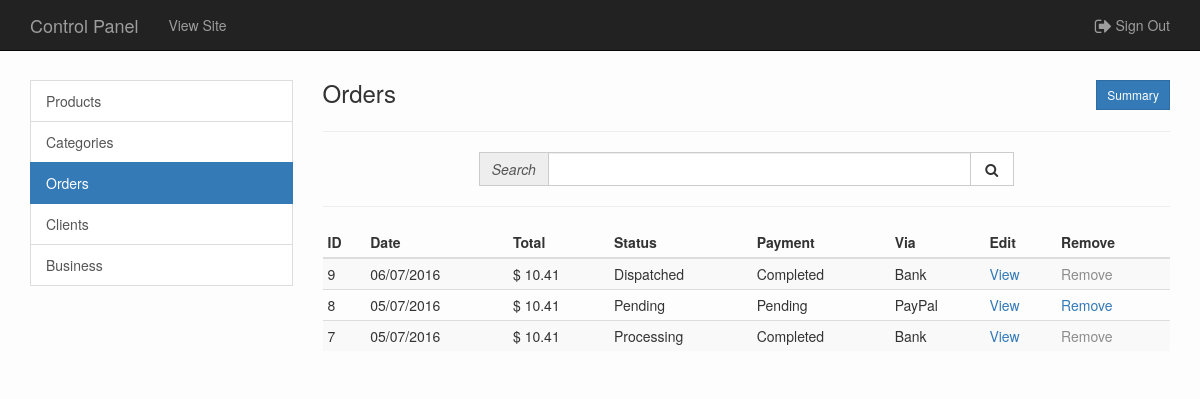
/admin/?page=orders (signed in), run on the app's committed database.
### tables this page shows
CREATE TABLE `orders` (
  `id` int NOT NULL AUTO_INCREMENT,
  `client` int NOT NULL,
  `vat_rate` decimal(5,2) NOT NULL,
  `vat` decimal(8,2) NOT NULL,
  `subtotal` decimal(8,2) NOT NULL,
  `total` decimal(8,2) NOT NULL,
  `date` timestamp NOT NULL DEFAULT CURRENT_TIMESTAMP ON UPDATE CURRENT_TIMESTAMP,
  `type` tinyint(1) DEFAULT NULL,
  `status` int NOT NULL DEFAULT '1',
  `pp_status` tinyint(1) NOT NULL DEFAULT '0',
  `txn_id` varchar(100) DEFAULT NULL,
  `payment_status` varchar(100) DEFAULT NULL,
  `response` varchar(100) DEFAULT NULL,
  `ipn` text,
  `notes` text,
  PRIMARY KEY (`id`),
  KEY `client` (`client`),
  KEY `fk_stage` (`status`),
  CONSTRAINT `orders_ibfk_1` FOREIGN KEY (`client`) REFERENCES `clients` (`id`) ON UPDATE CASCADE,
  CONSTRAINT `orders_ibfk_2` FOREIGN KEY (`status`) REFERENCES `statuses` (`id`) ON UPDATE CASCADE
);

CREATE TABLE `statuses` (
  `id` int NOT NULL AUTO_INCREMENT,
  `name` varchar(30) NOT NULL,
  PRIMARY KEY (`id`)
);

### classes/Core.php (called while the page is built, shortened)
<?php
class Core
{
    public function run(){
        require_once(Url::getPage());
    }
}

### admin/index.php (called while the page is built)
<?php
require_once('../inc/autoload.php');
$coreObj = new Core();
$coreObj->run();

### inc/autoload.php (called while the page is built, shortened)
<?php
spl_autoload_register(
    function($class_name){
    $class = explode('_', $class_name);
    $path = implode('/', $class) . '.php';
});

### classes/Database.php (called while the page is built, shortened)
<?php
class Database
{
    private $_host = 'localhost';
    private $_user = 'root';
    private $_password = 'admin123';
    private $_db_name = 'pinna';
    private $_conn = false;
    private $_stmt = false;
    public function connect()
    {
        $this->_conn = new mysqli($this->_host, $this->_user, $this->_password, $this->_db_name);
        if ($this->_conn->connect_errno) {
            die('Database Connection Failed: ' . $this->_conn->connect_error);
        } else {
            $this->_conn->set_charset('utf8');
        }
    }
    public function prepare($sql)
    {
        $this->_stmt = $this->_conn->stmt_init();
        $this->_stmt = $this->_conn->prepare($sql);
    }
    public function resultSet()
    {
        if ($this->_stmt->execute()) {
            $result = $this->_stmt->get_result();
            return $result->fetch_all(MYSQLI_ASSOC);
        }
    }
}

### classes/Application.php (called while the page is built, shortened)
<?php
class Application
{
    public function __construct()
    {
        $this->db = new Database();
    }
}

### classes/Order.php (called while the page is built, shortened)
<?php
class Order extends Application {
	private $_table_orders = 'orders';
	private $_table_statuses = 'statuses';
	public function getOrders($search = null)
	{
		$types = null;
		$sql = "SELECT $this->_table_orders.*, $this->_table_statuses.name
				FROM $this->_table_orders
				JOIN $this->_table_statuses ON $this->_table_orders.status = $this->_table_statuses.id ";
		if (!empty($search)){
			$sql .= "WHERE $this->_table_orders.id = ?;";
			$types = 'i';
		} else {
			$sql .= "ORDER BY `date` DESC;";
		}
		$this->db->prepare($sql);
		$this->db->bind($types, $search);
		return $this->db->resultSet();
	}
}

### classes/Paging.php (called while the page is built, shortened)
<?php
class Paging {
	private $_records;
	private $_num_of_records;
	private $_num_of_pages;
	private $_max_records_per_page;
	private $_current;
	private $_offset = 0;
	public static $_key = 'pg';
	public function __construct($rows, $max = 10)
	{
		$this->_records = $rows;
		$this->_num_of_records = count($this->_records);
		$this->_max_records_per_page = $max;
		$current = Url::getParam(self::$_key);
		$this->_current = (!empty($current))? $current: 1;
	}
	private function numberOfPages()
	{
		$this->_num_of_pages = ceil($this->_num_of_records / $this->_max_records_per_page);
	}
	private function getOffset()
	{
		$this->_offset = ($this->_current - 1) * $this->_max_records_per_page;
	}
	public function getRecords()
	{
		$out = array();
		$last = $this->_offset + $this->_max_records_per_page;
		if ($this->_num_of_pages > 1) {
			for ($c = $this->_offset; $c < $last; $c++) {
				if ($c < $this->_num_of_records) {
					$out[] = $this->_records[$c];
				}
			}
		} else {
			$out = $this->_records;
		}
		return $out;
	}
}

### classes/Url.php (called while the page is built, shortened)
<?php
class Url
{
    public static $_params = array();
    public static function getParam($key){
        return (!empty($_GET[$key]))? $_GET[$key]: null;
    }
    public static function setParams(){
        if (!empty($_GET)){
            foreach ($_GET as $key => $value){
                if (!empty($value)){
                    self::$_params[$key] = $value;
                }
            }
        }
    }
    public static function getCurrentUrl($remove = null)
    {
        $out = array();
        if (!empty($remove)) {
            $remove = (is_array($remove))? $remove: array($remove);
        }
        foreach (self::$_params as $key => $value) {
            $out[] = $key.'='.$value;
        }
        return '?' . implode('&', $out);
    }
}

### classes/Helper.php (called while the page is built, shortened)
<?php
class Helper {
	public static function setDate($case = null, $date = null)
	{
		$date = empty($date)? time(): strtotime($date);
		switch ($case){
			case 1:
				return date('d/m/Y', $date);
				break;
		}
	}
}

### admin/pages/orders/list.php (the view, shortened to what this page needs)
<?php
$ordersObj = new Order();
$search = Url::getParam('search');
if (!empty($search)) {
    $orders = $ordersObj->getOrders($search);
    $empty = 'No search result found.';
} else {
    $orders = $ordersObj->getOrders();
    $empty = 'No product is added yet.';
}
if (!empty($orders)) {
    $pagingObj = new Paging($orders, 10);
    $rows = $pagingObj->getRecords();
}
require_once('templates/_header.php'); ?>
<div class="col-md-9 col-sm-8 col-xs-12">
    <div class="row">
        <div class="col-sm-6 col-xs-10">
            <h3 class="media-heading">Orders</h3>
        </div>
        <div class="col-sm-6 col-xs-2">
            <div class="btn-group btn-group-sm pull-right">
                <a href="/admin/?page=orders&action=report" class="btn btn-sm btn-primary">Summary</a>
            </div>
        </div>
    </div>
    <hr>
    <?php require_once('templates/_search_form.php'); ?>
    <hr>
    <?php if (!empty($rows)) { ?>
        <div class="row">
            <div class="col-xs-12">
                <div class="table-responsive">
                    <table class="table table-striped table-condensed">
                        <thead>
                        <tr>
                            <th>ID</th>
                            <th>Date</th>
                            <th>Total</th>
                            <th>Status</th>
                            <th>Payment</th>
                            <th>Via</th>
                            <th>Edit</th>
                            <th>Remove</th>
                        </tr>
                        </thead>
                        <tbody>
                        <?php foreach ($rows as $key => $order) { ?>
                            <tr>
                                <td><?= $order['id']; ?></td>
                                <td><?= Helper::setDate(1, $order['date']); ?></td>
                                <td><?= Catalog::$_currency . ' ' . number_format($order['total'], 2); ?></td>
                                <td><?= $order['name']; ?></td>
                                <td><?= ($order['payment_status'] != null) ? $order['payment_status'] : 'Pending'; ?></td>
                                <td><?= ($order['type'] == 1) ? 'Bank' : 'PayPal'; ?></td>
                                <td><a href="/admin/?page=orders&action=edit&id=<?= $order['id']; ?>">View</a></td>
                                <td>
                                    <?php if ($order['status'] == 1) { ?>
                                        <a href="/admin/?page=orders&action=remove&id=<?= $order['id']; ?>">Remove</a>
                                    <?php } else { ?>
                                        <span class="inactive">Remove</span>
                                    <?php } ?>
                                </td>
                            </tr>
                        <?php } ?>
                        </tbody>
                    </table>
                </div>
            </div>
        </div>
    <?php } else { ?>
        <p><?= $empty; ?></p>
    <?php } ?>
</div>
<?php require_once('templates/_footer.php'); ?>

### css/admin-custom.css (style rules this page uses)
body { background: #fdfdfd; padding-top: 80px; }
.form-control, .btn, .btn-group, .input-group-addon, .breadcrumb, .list-group-item { border-radius: 0 !important; }
.inactive { color: #8c8c8c; }

### data on the page
orders: id "9", date "06/07/2016", total "10.41", status.name "Dispatched", payment_status "Completed", type "Bank", shows "Remove"
orders: id "8", date "05/07/2016", total "10.41", status.name "Pending", type "PayPal"
orders: id "7", date "05/07/2016", total "10.41", status.name "Processing", payment_status "Completed", type "Bank", shows "Remove"
